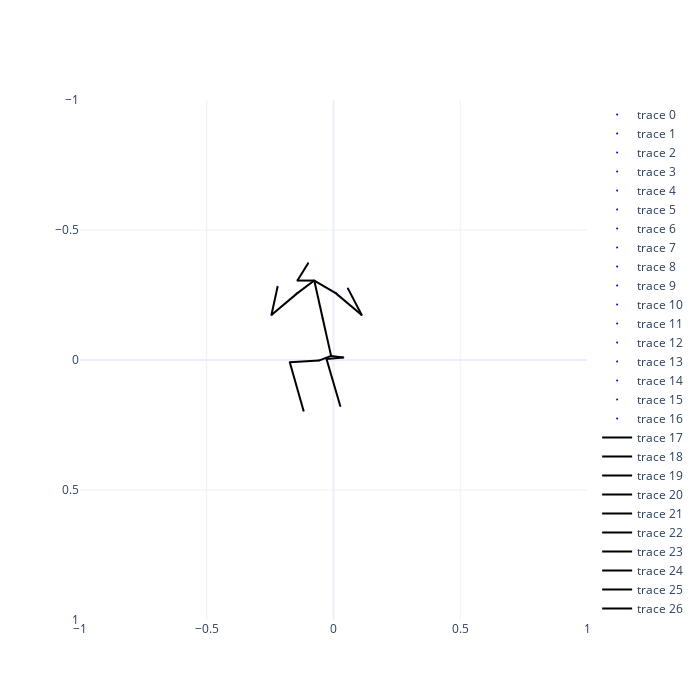

Source (notebook cell):
### Code cell
# 2d input
aihub_2d = copy.deepcopy(input)
# 2d skeleton
pos = copy.deepcopy(aihub_2d)
points_aihub_2d = {}
for i, p in enumerate(pos):
    p = np.append(p, 0.0)
    #print(i, h36m_keypoints[i], p)
    points_aihub_2d[h36m_keypoints[i]] = p
pos_vector = pos.reshape(-1) # (51,)
total_min, total_max = pos_vector.min(), pos_vector.max()
print("total min: ", total_min,
      "total max: ", total_max)

draw_skeleton_2d(points_aihub_2d, h36m_connections)

### Figure 1 — Plotly figure (JSON) as saved in the notebook; plotly's stock layout.template omitted (floating-point values rounded to 4 significant figures)
{"data": [{"marker": {"color": "blue", "size": 2}, "mode": "markers", "type": "scatter", "x": [-0.009517], "y": [-0.01586]}, {"marker": {"color": "blue", "size": 2}, "mode": "markers", "type": "scatter", "x": [0.03876], "y": [-0.009821]}, {"marker": {"color": "blue", "size": 2}, "mode": "markers", "type": "scatter", "x": [-0.02762], "y": [-0.003787]}, {"marker": {"color": "blue", "size": 2}, "mode": "markers", "type": "scatter", "x": [0.02669], "y": [0.1773]}, {"marker": {"color": "blue", "size": 2}, "mode": "markers", "type": "scatter", "x": [-0.05779], "y": [0.002248]}, {"marker": {"color": "blue", "size": 2}, "mode": "markers", "type": "scatter", "x": [-0.1725], "y": [0.008282]}, {"marker": {"color": "blue", "size": 2}, "mode": "markers", "type": "scatter", "x": [-0.1181], "y": [0.1954]}, {"marker": {"color": "blue", "size": 2}, "mode": "markers", "type": "scatter", "x": [-0.04271], "y": [-0.1607]}, {"marker": {"color": "blue", "size": 2}, "mode": "markers", "type": "scatter", "x": [-0.0759], "y": [-0.3055]}, {"marker": {"color": "blue", "size": 2}, "mode": "markers", "type": "scatter", "x": [-0.1423], "y": [-0.3055]}, {"marker": {"color": "blue", "size": 2}, "mode": "markers", "type": "scatter", "x": [-0.1], "y": [-0.3719]}, {"marker": {"color": "blue", "size": 2}, "mode": "markers", "type": "scatter", "x": [-0.1423], "y": [-0.2572]}, {"marker": {"color": "blue", "size": 2}, "mode": "markers", "type": "scatter", "x": [-0.2449], "y": [-0.1728]}, {"marker": {"color": "blue", "size": 2}, "mode": "markers", "type": "scatter", "x": [-0.2207], "y": [-0.2814]}, {"marker": {"color": "blue", "size": 2}, "mode": "markers", "type": "scatter", "x": [0.008587], "y": [-0.2572]}, {"marker": {"color": "blue", "size": 2}, "mode": "markers", "type": "scatter", "x": [0.1112], "y": [-0.1728]}, {"marker": {"color": "blue", "size": 2}, "mode": "markers", "type": "scatter", "x": [0.05686], "y": [-0.2753]}, {"line": {"color": "black"}, "mode": "lines", "type": "scatter", "x": [-0.009517, 0.03876], "y": [-0.01586, -0.009821]}, {"line": {"color": "black"}, "mode": "lines", "type": "scatter", "x": [-0.009517, -0.05779], "y": [-0.01586, 0.002248]}, {"line": {"color": "black"}, "mode": "lines", "type": "scatter", "x": [-0.009517, -0.04271], "y": [-0.01586, -0.1607]}, {"line": {"color": "black"}, "mode": "lines", "type": "scatter", "x": [0.03876, -0.02762], "y": [-0.009821, -0.003787]}, {"line": {"color": "black"}, "mode": "lines", "type": "scatter", "x": [-0.02762, 0.02669], "y": [-0.003787, 0.1773]}, {"line": {"color": "black"}, "mode": "lines", "type": "scatter", "x": [-0.05779, -0.1725], "y": [0.002248, 0.008282]}, {"line": {"color": "black"}, "mode": "lines", "type": "scatter", "x": [-0.1725, -0.1181], "y": [0.008282, 0.1954]}, {"line": {"color": "black"}, "mode": "lines", "type": "scatter", "x": [-0.04271, -0.0759], "y": [-0.1607, -0.3055]}, {"line": {"color": "black"}, "mode": "lines", "type": "scatter", "x": [-0.0759, -0.1423], "y": [-0.3055, -0.3055]}, {"line": {"color": "black"}, "mode": "lines", "type": "scatter", "x": [-0.1423, -0.1], "y": [-0.3055, -0.3719]}, {"line": {"color": "black"}, "mode": "lines", "type": "scatter", "x": [-0.0759, 0.008587], "y": [-0.3055, -0.2572]}, {"line": {"color": "black"}, "mode": "lines", "type": "scatter", "x": [0.008587, 0.1112], "y": [-0.2572, -0.1728]}, {"line": {"color": "black"}, "mode": "lines", "type": "scatter", "x": [0.1112, 0.05686], "y": [-0.1728, -0.2753]}, {"line": {"color": "black"}, "mode": "lines", "type": "scatter", "x": [-0.0759, -0.1423], "y": [-0.3055, -0.2572]}, {"line": {"color": "black"}, "mode": "lines", "type": "scatter", "x": [-0.1423, -0.2449], "y": [-0.2572, -0.1728]}, {"line": {"color": "black"}, "mode": "lines", "type": "scatter", "x": [-0.2449, -0.2207], "y": [-0.1728, -0.2814]}], "layout": {"height": 700, "width": 700, "xaxis": {"range": [-1, 1]}, "yaxis": {"range": [1, -1]}}}
